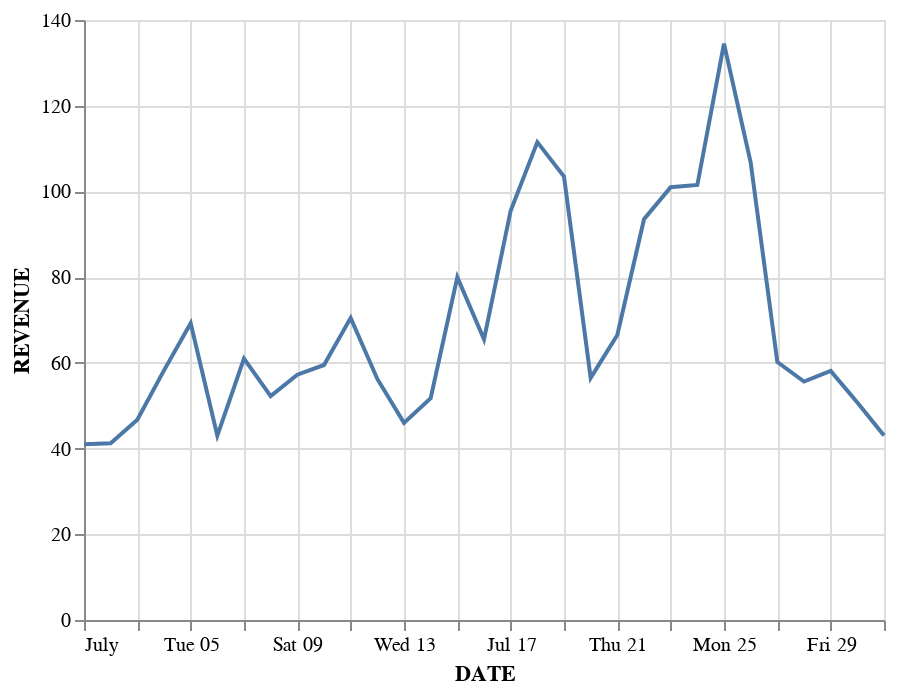

Here is the notebook cell this chart was saved with:
### Markdown cell above
## 10) Imprima um gráfico de linha que retorne o lucro ao longo do tempo

### Code cell
# RESPOSTA 10

alt.Chart(data).mark_line().encode(
    x='DATE',
    y='REVENUE',
)

### Figure 1 — Vega-Lite specification as saved in the notebook (floating-point values rounded to 4 significant figures)
{"$schema": "https://vega.github.io/schema/vega-lite/v3.4.0.json", "config": {"mark": {"tooltip": null}, "view": {"height": 300, "width": 400}}, "data": {"name": "data-7c9c25387a9d54591e2e015aee5156b2"}, "datasets": {"data-7c9c25387a9d54591e2e015aee5156b2": [{"DATE": "2016-07-01T00:00:00", "LEAFLETS": 90, "LEMON": 97, "LOCATION": "PARK", "ORANGE": 67, "PRICE": 0.2875, "RANK": 1.5, "REVENUE": 41, "SALES": 164, "TEMPERATURE": 70, "index": 0}, {"DATE": "2016-07-02T00:00:00", "LEAFLETS": 90, "LEMON": 98, "LOCATION": "PARK", "ORANGE": 67, "PRICE": 0.2875, "RANK": 4, "REVENUE": 41.25, "SALES": 165, "TEMPERATURE": 72, "index": 1}, {"DATE": "2016-07-03T00:00:00", "LEAFLETS": 104, "LEMON": 110, "LOCATION": "PARK", "ORANGE": 77, "PRICE": 0.2875, "RANK": 3, "REVENUE": 46.75, "SALES": 187, "TEMPERATURE": 71, "index": 2}, {"DATE": "2016-07-04T00:00:00", "LEAFLETS": 98, "LEMON": 134, "LOCATION": "BEACH", "ORANGE": 99, "PRICE": 0.275, "RANK": 7, "REVENUE": 58.25, "SALES": 233, "TEMPERATURE": 76, "index": 3}, {"DATE": "2016-07-05T00:00:00", "LEAFLETS": 135, "LEMON": 159, "LOCATION": "BEACH", "ORANGE": 118, "PRICE": 0.275, "RANK": 12, "REVENUE": 69.25, "SALES": 277, "TEMPERATURE": 78, "index": 4}, {"DATE": "2016-07-06T00:00:00", "LEAFLETS": 90, "LEMON": 103, "LOCATION": "BEACH", "ORANGE": 69, "PRICE": 0.275, "RANK": 24, "REVENUE": 43, "SALES": 172, "TEMPERATURE": 82, "index": 5}, {"DATE": "2016-07-07T00:00:00", "LEAFLETS": 135, "LEMON": 143, "LOCATION": "BEACH", "ORANGE": 101, "PRICE": 0.275, "RANK": 18.5, "REVENUE": 61, "SALES": 244, "TEMPERATURE": 81, "index": 7}, {"DATE": "2016-07-08T00:00:00", "LEAFLETS": 113, "LEMON": 123, "LOCATION": "BEACH", "ORANGE": 86, "PRICE": 0.275, "RANK": 24, "REVENUE": 52.25, "SALES": 209, "TEMPERATURE": 82, "index": 8}, {"DATE": "2016-07-09T00:00:00", "LEAFLETS": 126, "LEMON": 134, "LOCATION": "BEACH", "ORANGE": 95, "PRICE": 0.275, "RANK": 15, "REVENUE": 57.25, "SALES": 229, "TEMPERATURE": 80, "index": 9}, {"DATE": "2016-07-10T00:00:00", "LEAFLETS": 131, "LEMON": 140, "LOCATION": "BEACH", "ORANGE": 98, "PRICE": 0.275, "RANK": 24, "REVENUE": 59.5, "SALES": 238, "TEMPERATURE": 82, "index": 10}, {"DATE": "2016-07-11T00:00:00", "LEAFLETS": 135, "LEMON": 162, "LOCATION": "BEACH", "ORANGE": 120, "PRICE": 0.275, "RANK": 28.5, "REVENUE": 70.5, "SALES": 282, "TEMPERATURE": 83, "index": 11}, {"DATE": "2016-07-12T00:00:00", "LEAFLETS": 99, "LEMON": 130, "LOCATION": "BEACH", "ORANGE": 95, "PRICE": 0.275, "RANK": 30.5, "REVENUE": 56.25, "SALES": 225, "TEMPERATURE": 84, "index": 12}, {"DATE": "2016-07-13T00:00:00", "LEAFLETS": 99, "LEMON": 109, "LOCATION": "BEACH", "ORANGE": 75, "PRICE": 0.275, "RANK": 9, "REVENUE": 46, "SALES": 184, "TEMPERATURE": 77, "index": 13}, {"DATE": "2016-07-14T00:00:00", "LEAFLETS": 113, "LEMON": 122, "LOCATION": "BEACH", "ORANGE": 85, "PRICE": 0.275, "RANK": 12, "REVENUE": 51.75, "SALES": 207, "TEMPERATURE": 78, "index": 14}, {"DATE": "2016-07-15T00:00:00", "LEAFLETS": 108, "LEMON": 98, "LOCATION": "BEACH", "ORANGE": 62, "PRICE": 0.55, "RANK": 6, "REVENUE": 80, "SALES": 160, "TEMPERATURE": 75, "index": 15}, {"DATE": "2016-07-16T00:00:00", "LEAFLETS": 90, "LEMON": 81, "LOCATION": "BEACH", "ORANGE": 50, "PRICE": 0.55, "RANK": 5, "REVENUE": 65.5, "SALES": 131, "TEMPERATURE": 74, "index": 16}, {"DATE": "2016-07-17T00:00:00", "LEAFLETS": 126, "LEMON": 115, "LOCATION": "BEACH", "ORANGE": 76, "PRICE": 0.55, "RANK": 9, "REVENUE": 95.5, "SALES": 191, "TEMPERATURE": 77, "index": 17}, {"DATE": "2016-07-18T00:00:00", "LEAFLETS": 122, "LEMON": 131, "LOCATION": "PARK", "ORANGE": 92, "PRICE": 0.575, "RANK": 18.5, "REVENUE": 111.5, "SALES": 223, "TEMPERATURE": 81, "index": 18}, {"DATE": "2016-07-19T00:00:00", "LEAFLETS": 113, "LEMON": 122, "LOCATION": "PARK", "ORANGE": 85, "PRICE": 0.575, "RANK": 12, "REVENUE": 103.5, "SALES": 207, "TEMPERATURE": 78, "index": 19}, {"DATE": "2016-07-20T00:00:00", "LEAFLETS": 109, "LEMON": 71, "LOCATION": "PARK", "ORANGE": 42, "PRICE": 0.575, "RANK": 1.5, "REVENUE": 56.5, "SALES": 113, "TEMPERATURE": 70, "index": 20}, {"DATE": "2016-07-21T00:00:00", "LEAFLETS": 90, "LEMON": 83, "LOCATION": "PARK", "ORANGE": 50, "PRICE": 0.575, "RANK": 9, "REVENUE": 66.5, "SALES": 133, "TEMPERATURE": 77, "index": 21}, {"DATE": "2016-07-22T00:00:00", "LEAFLETS": 108, "LEMON": 112, "LOCATION": "PARK", "ORANGE": 75, "PRICE": 0.575, "RANK": 15, "REVENUE": 93.5, "SALES": 187, "TEMPERATURE": 80, "index": 22}, {"DATE": "2016-07-23T00:00:00", "LEAFLETS": 117, "LEMON": 120, "LOCATION": "PARK", "ORANGE": 82, "PRICE": 0.575, "RANK": 18.5, "REVENUE": 101, "SALES": 202, "TEMPERATURE": 81, "index": 23}, {"DATE": "2016-07-24T00:00:00", "LEAFLETS": 117, "LEMON": 121, "LOCATION": "PARK", "ORANGE": 82, "PRICE": 0.575, "RANK": 24, "REVENUE": 101.5, "SALES": 203, "TEMPERATURE": 82, "index": 24}, {"DATE": "2016-07-25T00:00:00", "LEAFLETS": 135, "LEMON": 156, "LOCATION": "PARK", "ORANGE": 113, "PRICE": 0.575, "RANK": 30.5, "REVENUE": 134.5, "SALES": 269, "TEMPERATURE": 84, "index": 25}, {"DATE": "2016-07-26T00:00:00", "LEAFLETS": 158, "LEMON": 176, "LOCATION": "PARK", "ORANGE": 129, "PRICE": 0.4025, "RANK": 28.5, "REVENUE": 106.8, "SALES": 305, "TEMPERATURE": 83, "index": 26}, {"DATE": "2016-07-27T00:00:00", "LEAFLETS": 99, "LEMON": 104, "LOCATION": "PARK", "ORANGE": 68, "PRICE": 0.4025, "RANK": 15, "REVENUE": 60.2, "SALES": 172, "TEMPERATURE": 80, "index": 27}, {"DATE": "2016-07-28T00:00:00", "LEAFLETS": 90, "LEMON": 96, "LOCATION": "PARK", "ORANGE": 63, "PRICE": 0.4025, "RANK": 24, "REVENUE": 55.65, "SALES": 159, "TEMPERATURE": 82, "index": 28}, {"DATE": "2016-07-29T00:00:00", "LEAFLETS": 95, "LEMON": 100, "LOCATION": "PARK", "ORANGE": 66, "PRICE": 0.4025, "RANK": 18.5, "REVENUE": 58.1, "SALES": 166, "TEMPERATURE": 81, "index": 29}, {"DATE": "2016-07-30T00:00:00", "LEAFLETS": 81, "LEMON": 88, "LOCATION": "BEACH", "ORANGE": 57, "PRICE": 0.385, "RANK": 24, "REVENUE": 50.75, "SALES": 145, "TEMPERATURE": 82, "index": 30}, {"DATE": "2016-07-31T00:00:00", "LEAFLETS": 68, "LEMON": 76, "LOCATION": "BEACH", "ORANGE": 47, "PRICE": 0.385, "RANK": 24, "REVENUE": 43.05, "SALES": 123, "TEMPERATURE": 82, "index": 31}]}, "encoding": {"x": {"field": "DATE", "type": "temporal"}, "y": {"field": "REVENUE", "type": "quantitative"}}, "mark": "line"}
